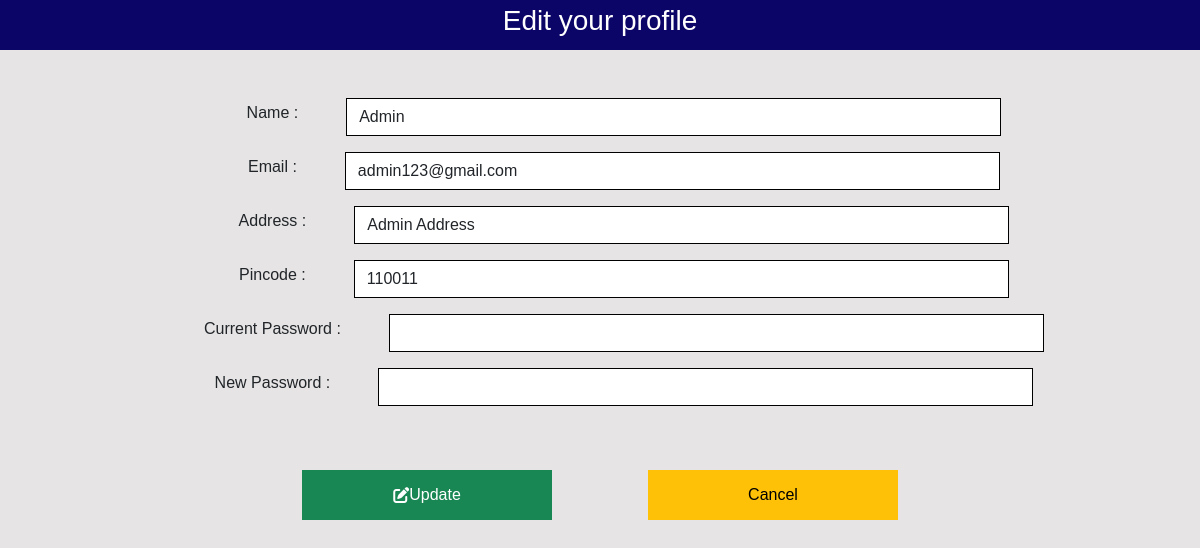
Before: /profile/edit (signed in) with the older database file.
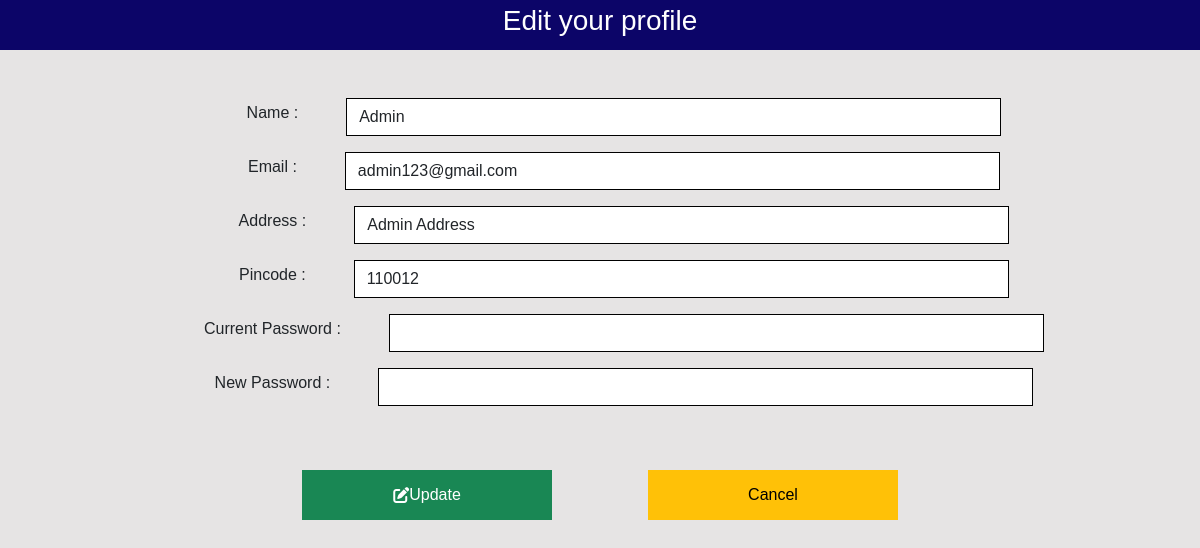
After: the same page with the newer database file.
### models.py (models this page shows)
class User(db.Model):
    id = db.Column(db.Integer, primary_key=True)
    name=db.Column(db.String(32), nullable=False)
    address = db.Column(db.String(100), nullable=False)
    pincode = db.Column(db.String(10), nullable=False)
    username = db.Column(db.String(32), unique=True, nullable=False)
    passhash = db.Column(db.String(256), nullable=False)
    is_admin = db.Column(db.Boolean, default=False)
    vehicles = db.relationship('Vehicle', backref='user', lazy=True)
    reserve_user= db.relationship('Reservation', backref='user', lazy=True)

### routes.py (the view)
@app.route('/profile/edit')
@auth_required
def edit_profile():
    user= User.query.get(session['user_id'])
    return render_template('editprofile.html',user=user)

### routes.py (called while the page is built)
def auth_required(f):
    @wraps(f) #create different function object
    def decorated_function(*args, **kwargs):
        if 'user_id' not in session:
            return redirect(url_for('login'))
        else:
            return f(*args, **kwargs)
    return decorated_function

### templates/editprofile.html (shortened to what this page needs)
{% extends 'layout.html' %}
{% block body %}
<div class="title mb-5 ">
    <h3 class="text-center">Edit your profile</h3>
</div>
{% endblock %}
{% block content %}
<div class="container-fluid">
    <form action="" method="post" class="form">
        <div class="d-flex align-items-center justify-content-center mb-3">
            <label for="name" class="form-label me-5 ms-5">Name :</label>
            <input type="text" class="form-control  fixed-width-input" id="name" name="name" value="{{ user.name }}"
                required>
        </div>
        <div class="d-flex align-items-center justify-content-center mb-3">
            <label for="username" class="form-label me-5 ms-5">Email :</label>
            <input type="text" class="form-control fixed-width-input" id="username" name="username"
                value="{{ user.username }}" required>
        </div>
        <div class="d-flex align-items-center justify-content-center mb-3">
            <label for="address" class="form-label me-5 ms-5">Address :</label>
            <input type="text" class="form-control fixed-width-input" id="address" name="address"
                value="{{ user.address }}" required>
        </div>
        <div class="d-flex align-items-center justify-content-center mb-3">
            <label for="pincode" class="form-label me-5 ms-5">Pincode :</label>
            <input type="text" class="form-control fixed-width-input" id="pincode" name="pincode"
                value="{{ user.pincode }}" required>
        </div>
        <div class="d-flex align-items-center justify-content-center mb-3">
            <label for="cpassword" class="form-label me-5 ms-5">Current Password :</label>
            <input type="password" class="form-control fixed-width-input" id="cpassword" name="cpassword" required>
        </div>
        <div class="d-flex align-items-center justify-content-center mb-3">
            <label for="npassword" class="form-label me-5 ms-5">New Password :</label>
            <input type="password" class="form-control fixed-width-input" id="npassword" name="npassword">
        </div>
        <div class=" form-group  d-flex justify-content-center mt-3">
            <button type="submit" class="btn btn-success newbtn me-5 mt-5">
                <i class="fa fa-edit" aria-hidden="true"> </i>
                Update
            </button>
            <a href="{{url_for('profile')}}" class="btn newbtn btn-warning ms-5 mt-5 ">Cancel</a>
        </div>
    </form>
</div>
{% endblock %}

Changed rows visible on the page:
changed User "Admin": pincode "110011" → "110012"
